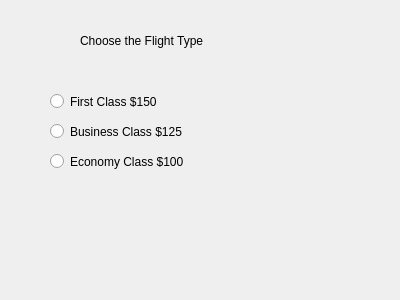
<?xml version="1.0" encoding="UTF-8"?>
<ui version="4.0">
 <class>Dialog</class>
 <widget class="QDialog" name="Dialog">
  <property name="geometry">
   <rect>
    <x>0</x>
    <y>0</y>
    <width>400</width>
    <height>300</height>
   </rect>
  </property>
  <property name="windowTitle">
   <string>Dialog</string>
  </property>
  <widget class="QLabel" name="label">
   <property name="geometry">
    <rect>
     <x>80</x>
     <y>20</y>
     <width>181</width>
     <height>41</height>
    </rect>
   </property>
   <property name="text">
    <string>Choose the Flight Type</string>
   </property>
  </widget>
  <widget class="QLabel" name="labelFare">
   <property name="geometry">
    <rect>
     <x>30</x>
     <y>210</y>
     <width>341</width>
     <height>61</height>
    </rect>
   </property>
   <property name="text">
    <string/>
   </property>
  </widget>
  <widget class="QRadioButton" name="radioButtonEconomyClass">
   <property name="geometry">
    <rect>
     <x>50</x>
     <y>150</y>
     <width>171</width>
     <height>23</height>
    </rect>
   </property>
   <property name="text">
    <string>Economy Class $100</string>
   </property>
  </widget>
  <widget class="QRadioButton" name="radioButtonFirstClass">
   <property name="geometry">
    <rect>
     <x>50</x>
     <y>90</y>
     <width>151</width>
     <height>23</height>
    </rect>
   </property>
   <property name="text">
    <string>First Class $150</string>
   </property>
  </widget>
  <widget class="QRadioButton" name="radioButtonBusinessClass">
   <property name="geometry">
    <rect>
     <x>50</x>
     <y>120</y>
     <width>171</width>
     <height>23</height>
    </rect>
   </property>
   <property name="text">
    <string>Business Class $125</string>
   </property>
  </widget>
 </widget>
 <resources/>
 <connections/>
</ui>
